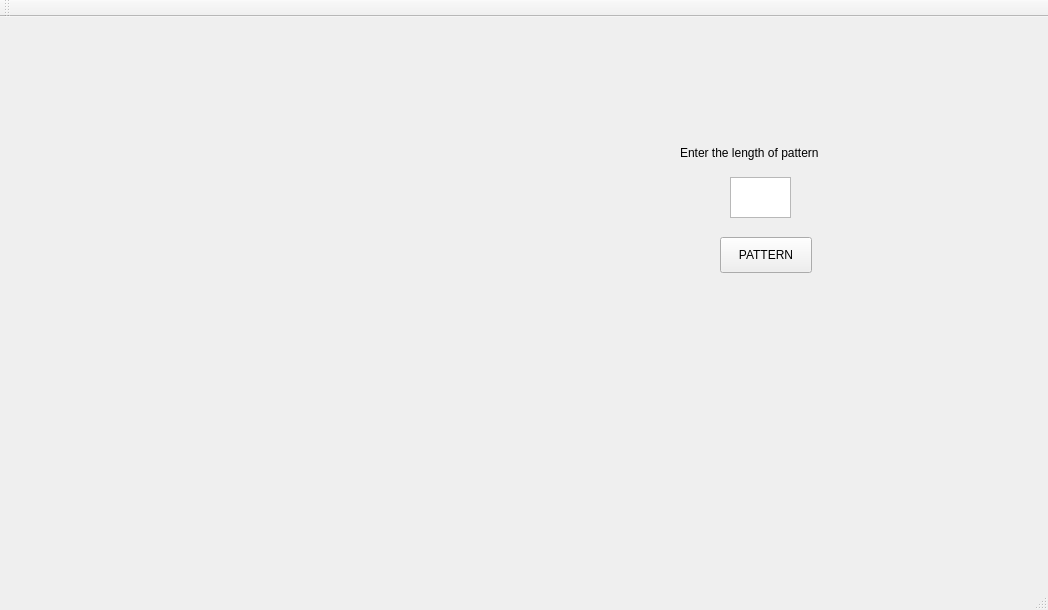
<?xml version="1.0" encoding="UTF-8"?>
<ui version="4.0">
 <class>MainWindow</class>
 <widget class="QMainWindow" name="MainWindow">
  <property name="geometry">
   <rect>
    <x>0</x>
    <y>0</y>
    <width>1048</width>
    <height>610</height>
   </rect>
  </property>
  <property name="windowTitle">
   <string>MainWindow</string>
  </property>
  <widget class="QWidget" name="centralWidget">
   <widget class="QPushButton" name="pushButton">
    <property name="geometry">
     <rect>
      <x>720</x>
      <y>220</y>
      <width>92</width>
      <height>36</height>
     </rect>
    </property>
    <property name="text">
     <string>PATTERN</string>
    </property>
   </widget>
   <widget class="QLabel" name="label">
    <property name="geometry">
     <rect>
      <x>0</x>
      <y>0</y>
      <width>641</width>
      <height>511</height>
     </rect>
    </property>
    <property name="text">
     <string/>
    </property>
   </widget>
   <widget class="QPlainTextEdit" name="plainTextEdit">
    <property name="geometry">
     <rect>
      <x>730</x>
      <y>160</y>
      <width>61</width>
      <height>41</height>
     </rect>
    </property>
   </widget>
   <widget class="QLabel" name="label_2">
    <property name="geometry">
     <rect>
      <x>680</x>
      <y>120</y>
      <width>161</width>
      <height>31</height>
     </rect>
    </property>
    <property name="text">
     <string>Enter the length of pattern</string>
    </property>
   </widget>
  </widget>
  <widget class="QMenuBar" name="menuBar">
   <property name="geometry">
    <rect>
     <x>0</x>
     <y>0</y>
     <width>1048</width>
     <height>26</height>
    </rect>
   </property>
  </widget>
  <widget class="QToolBar" name="mainToolBar">
   <attribute name="toolBarArea">
    <enum>TopToolBarArea</enum>
   </attribute>
   <attribute name="toolBarBreak">
    <bool>false</bool>
   </attribute>
  </widget>
  <widget class="QStatusBar" name="statusBar"/>
 </widget>
 <layoutdefault spacing="6" margin="11"/>
 <resources/>
 <connections/>
</ui>
